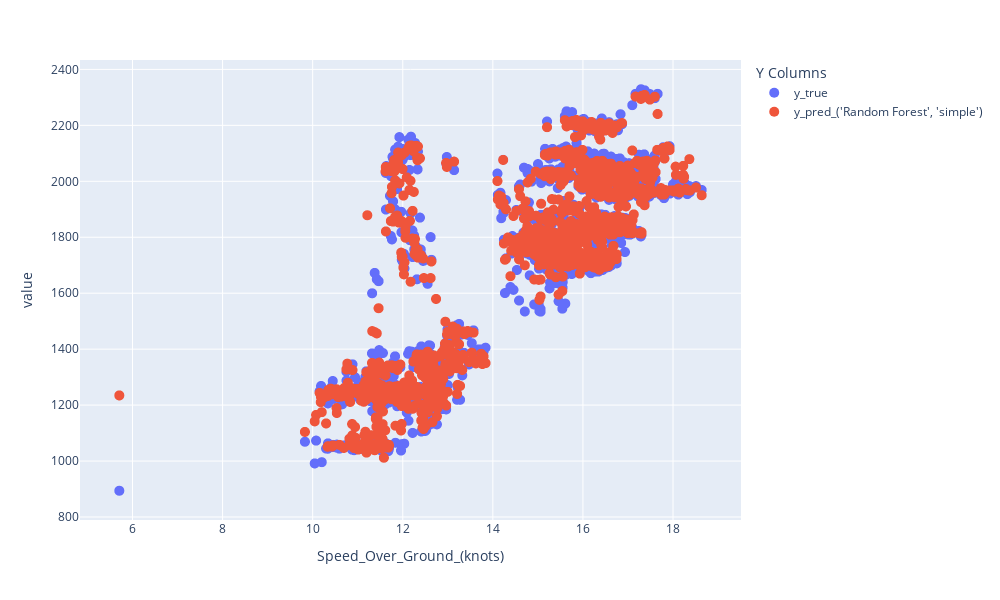

The cell this chart's notebook holds for it:
### Code cell
fig = px.scatter(
    models_pred, 
    x='Speed_Over_Ground_(knots)', 
    y=['y_true', "y_pred_('Random Forest', 'simple')"], 
    hover_data = ['Speed_Over_Ground_(knots)', 
    'Speed_Through_Water_(knots)',
       'Leeway_(°)', 'Wind_Speed_sourceShip(kn)',
       'significant_height_of_combined_wind_waves_and_swell',
       'mean_wave_period', 'True_Wave_Angle_meto_shiRef_(°)',
       'True_Wind_Speed_meto_(kn)', 'True_Wind_Angle_meto_shiRef_(°)',
       'Apparent_Wind_speed_meto_shipRef(kn)',
       'Apparent_Wind_angle_meto_shipRef(°)'],
    labels={'variable': 'Y Columns'},
    width=1000, height=600,
    )

# Update trace to set different colors for each Y column
fig.update_traces(marker=dict(size=10), mode='markers')

### Figure 1 — Plotly figure (JSON) as saved in the notebook; plotly's stock layout.template omitted (floating-point values rounded to 4 significant figures; data arrays with more than 128 entries replaced by an {"elided": "..."} marker saying what was removed)
{"data": [{"customdata": {"elided": "1653x10 float values"}, "hovertemplate": "Y Columns=y_true<br>Speed_Over_Ground_(knots)=%{x}<br>value=%{y}<br>Speed_Through_Water_(knots)=%{customdata[0]}<br>Leeway_(°)=%{customdata[1]}<br>Wind_Speed_sourceShip(kn)=%{customdata[2]}<br>significant_height_of_combined_wind_waves_and_swell=%{customdata[3]}<br>mean_wave_period=%{customdata[4]}<br>True_Wave_Angle_meto_shiRef_(°)=%{customdata[5]}<br>True_Wind_Speed_meto_(kn)=%{customdata[6]}<br>True_Wind_Angle_meto_shiRef_(°)=%{customdata[7]}<br>Apparent_Wind_speed_meto_shipRef(kn)=%{customdata[8]}<br>Apparent_Wind_angle_meto_shipRef(°)=%{customdata[9]}<extra></extra>", "legendgroup": "y_true", "marker": {"color": "#636efa", "size": 10, "symbol": "circle"}, "mode": "markers", "name": "y_true", "showlegend": true, "type": "scattergl", "x": {"elided": "1653 float values"}, "xaxis": "x", "y": {"elided": "1653 float values"}, "yaxis": "y"}, {"customdata": {"elided": "1653x10 float values"}, "hovertemplate": "Y Columns=y_pred_('Random Forest', 'simple')<br>Speed_Over_Ground_(knots)=%{x}<br>value=%{y}<br>Speed_Through_Water_(knots)=%{customdata[0]}<br>Leeway_(°)=%{customdata[1]}<br>Wind_Speed_sourceShip(kn)=%{customdata[2]}<br>significant_height_of_combined_wind_waves_and_swell=%{customdata[3]}<br>mean_wave_period=%{customdata[4]}<br>True_Wave_Angle_meto_shiRef_(°)=%{customdata[5]}<br>True_Wind_Speed_meto_(kn)=%{customdata[6]}<br>True_Wind_Angle_meto_shiRef_(°)=%{customdata[7]}<br>Apparent_Wind_speed_meto_shipRef(kn)=%{customdata[8]}<br>Apparent_Wind_angle_meto_shipRef(°)=%{customdata[9]}<extra></extra>", "legendgroup": "y_pred_('Random Forest', 'simple')", "marker": {"color": "#EF553B", "size": 10, "symbol": "circle"}, "mode": "markers", "name": "y_pred_('Random Forest', 'simple')", "showlegend": true, "type": "scattergl", "x": {"elided": "1653 float values"}, "xaxis": "x", "y": {"elided": "1653 float values"}, "yaxis": "y"}], "layout": {"height": 600, "legend": {"title": {"text": "Y Columns"}, "tracegroupgap": 0}, "margin": {"t": 60}, "width": 1000, "xaxis": {"anchor": "y", "domain": [0, 1], "title": {"text": "Speed_Over_Ground_(knots)"}}, "yaxis": {"anchor": "x", "domain": [0, 1], "title": {"text": "value"}}}}
